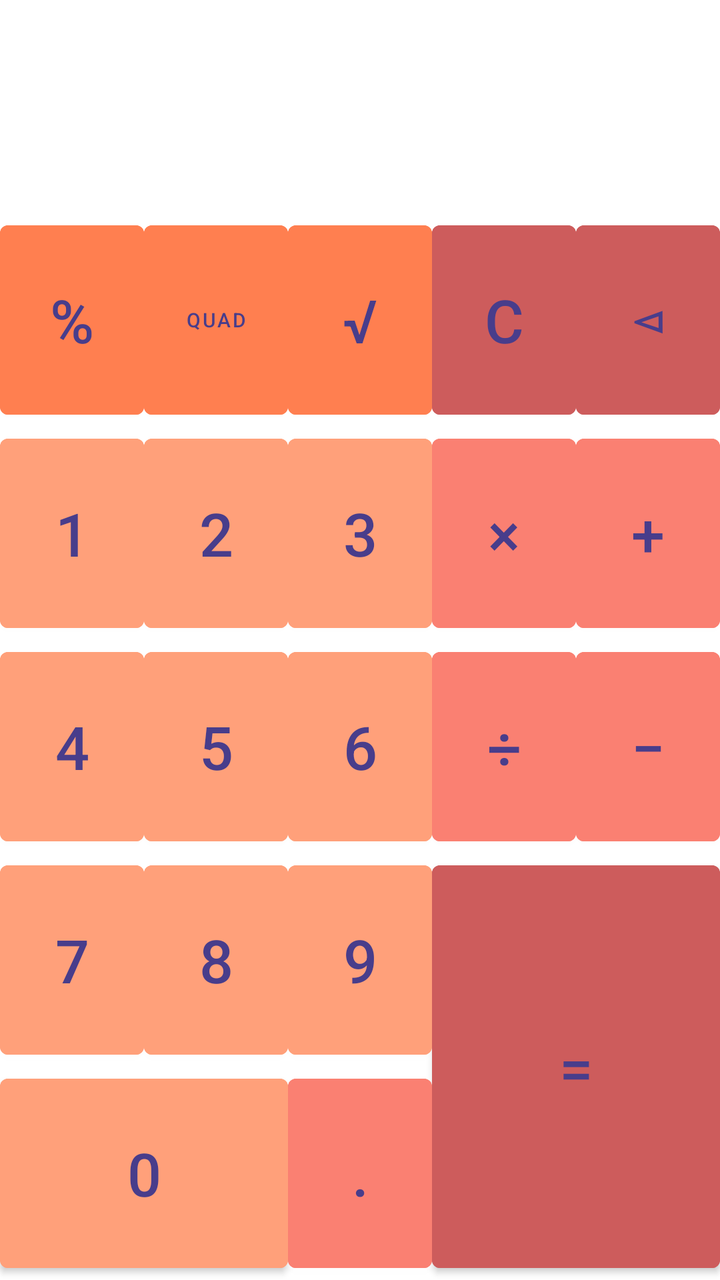
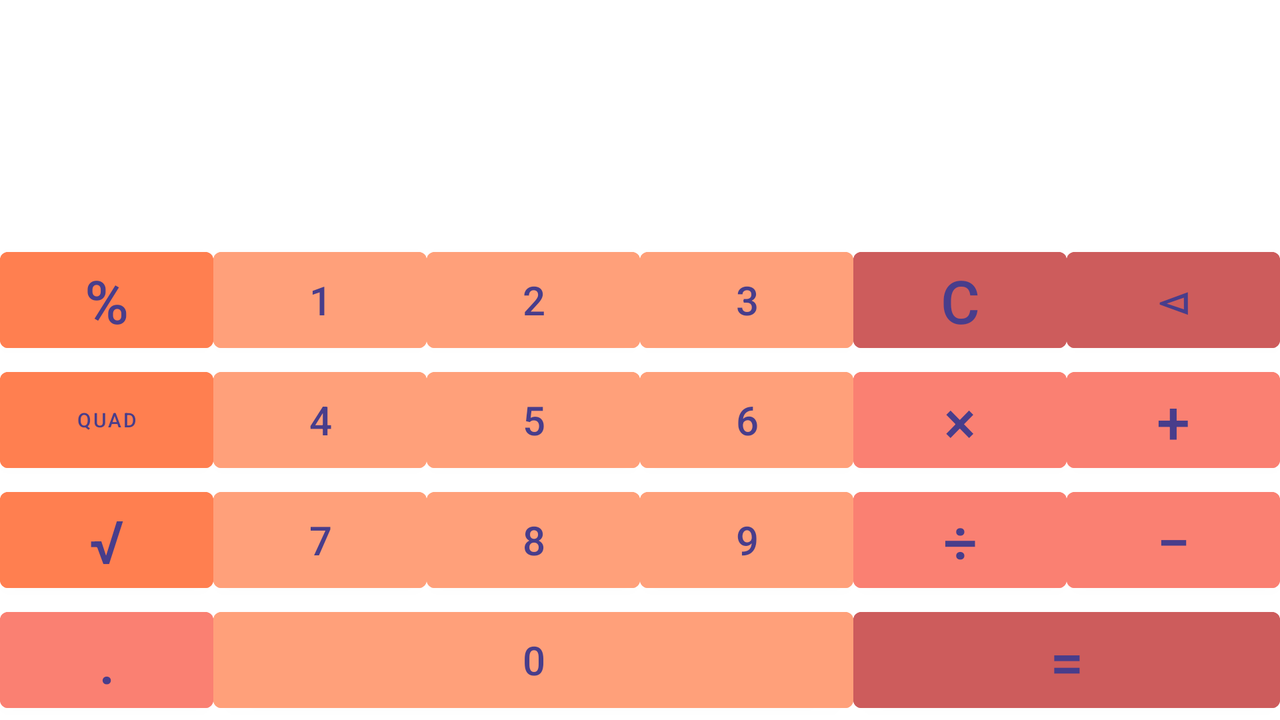

First picture: res/layout/ on a phone held upright. Second picture: the repository's own variant of that layout, on a device whose configuration matches the variant's folder. Source for both follows.
<!-- AndroidManifest.xml: application theme Theme.HW2 -->
<!-- res/layout/calculator.xml -->
<?xml version="1.0" encoding="utf-8"?>
<androidx.constraintlayout.widget.ConstraintLayout xmlns:android="http://schemas.android.com/apk/res/android"
    android:layout_width="match_parent"
    android:layout_height="match_parent"
    android:id="@+id/calculator"
    xmlns:app="http://schemas.android.com/apk/res-auto"
    xmlns:tools="http://schemas.android.com/tools"
    tools:context=".MainActivity">

    <TextView
        android:id="@+id/calcResult"
        android:textSize="@dimen/text_size"
        android:layout_width="0dp"
        android:layout_height="0dp"
        app:layout_constraintTop_toTopOf="parent"
        app:layout_constraintStart_toStartOf="parent"
        app:layout_constraintEnd_toEndOf="parent"
        app:layout_constraintBottom_toTopOf="@+id/btnPercent"
        app:layout_constraintHorizontal_weight="5"
        app:layout_constraintVertical_weight="1"/>

    <com.google.android.material.button.MaterialButton
        android:id="@+id/btnPercent"
        android:text="@string/Percent"
        style="@style/specButtons"
        app:layout_constraintTop_toBottomOf="@+id/calcResult"
        app:layout_constraintStart_toStartOf="parent"
        app:layout_constraintEnd_toStartOf="@+id/btn2"
        app:layout_constraintBottom_toTopOf="@+id/btn1"/>

    <com.google.android.material.button.MaterialButton
        android:id="@+id/btnQuad"
        android:text="@string/Quad"
        style="@style/specButtons"
        android:textSize="@dimen/sp_10"
        app:layout_constraintTop_toBottomOf="@+id/calcResult"
        app:layout_constraintStart_toEndOf="@+id/btnPercent"
        app:layout_constraintEnd_toStartOf="@+id/btnRoot"
        app:layout_constraintBottom_toTopOf="@+id/btn2"/>

    <com.google.android.material.button.MaterialButton
        android:id="@+id/btnRoot"
        android:text="@string/root"
        style="@style/specButtons"
        app:layout_constraintTop_toBottomOf="@+id/calcResult"
        app:layout_constraintStart_toEndOf="@+id/btnQuad"
        app:layout_constraintEnd_toStartOf="@+id/btnC"
        app:layout_constraintBottom_toTopOf="@+id/btn3"/>

    <com.google.android.material.button.MaterialButton
        android:id="@+id/btnC"
        android:text="@string/c"
        style="@style/critButtons"
        app:layout_constraintTop_toBottomOf="@+id/calcResult"
        app:layout_constraintStart_toEndOf="@+id/btnRoot"
        app:layout_constraintEnd_toStartOf="@+id/btnDel"
        app:layout_constraintBottom_toTopOf="@+id/btnX"/>

    <com.google.android.material.button.MaterialButton
        android:id="@+id/btnDel"
        android:text="@string/del"
        style="@style/critButtons"
        app:layout_constraintTop_toBottomOf="@+id/calcResult"
        app:layout_constraintStart_toEndOf="@+id/btnC"
        app:layout_constraintEnd_toEndOf="parent"
        app:layout_constraintBottom_toTopOf="@+id/btnPlus"
        app:layout_constraintHorizontal_weight="1"/>

    <com.google.android.material.button.MaterialButton
        android:id="@+id/btn1"
        android:text="@string/_1"
        android:onClick="btn"
        style="@style/numButtons"
        app:layout_constraintTop_toBottomOf="@+id/btnPercent"
        app:layout_constraintStart_toStartOf="parent"
        app:layout_constraintEnd_toStartOf="@+id/btn2"
        app:layout_constraintBottom_toTopOf="@+id/btn4"/>

    <com.google.android.material.button.MaterialButton
        android:id="@+id/btn2"
        android:text="@string/_2"
        android:onClick="btn"
        style="@style/numButtons"
        app:layout_constraintTop_toBottomOf="@+id/btnQuad"
        app:layout_constraintStart_toEndOf="@id/btn1"
        app:layout_constraintEnd_toStartOf="@+id/btn3"
        app:layout_constraintBottom_toTopOf="@+id/btn5"/>

    <com.google.android.material.button.MaterialButton
        android:id="@+id/btn3"
        android:text="@string/_3"
        style="@style/numButtons"
        app:layout_constraintTop_toBottomOf="@+id/btnRoot"
        app:layout_constraintStart_toEndOf="@id/btn2"
        app:layout_constraintEnd_toStartOf="@+id/btnX"
        app:layout_constraintBottom_toTopOf="@+id/btn6"/>

    <com.google.android.material.button.MaterialButton
        android:id="@+id/btnX"
        android:text="@string/x"
        style="@style/moveButtons"
        app:layout_constraintTop_toBottomOf="@+id/btnC"
        app:layout_constraintStart_toEndOf="@id/btn3"
        app:layout_constraintEnd_toStartOf="@+id/btnPlus"
        app:layout_constraintBottom_toTopOf="@+id/btnDep"/>

    <com.google.android.material.button.MaterialButton
        android:id="@+id/btnPlus"
        android:text="@string/Plus"
        style="@style/moveButtons"
        app:layout_constraintTop_toBottomOf="@+id/btnDel"
        app:layout_constraintStart_toEndOf="@id/btnX"
        app:layout_constraintEnd_toEndOf="parent"
        app:layout_constraintBottom_toTopOf="@+id/btnMinus"/>

    <com.google.android.material.button.MaterialButton
        android:id="@+id/btn4"
        android:text="@string/_4"
        style="@style/numButtons"
        app:layout_constraintTop_toBottomOf="@+id/btn1"
        app:layout_constraintStart_toStartOf="parent"
        app:layout_constraintEnd_toStartOf="@+id/btn5"
        app:layout_constraintBottom_toTopOf="@+id/btn7"/>

    <com.google.android.material.button.MaterialButton
        android:id="@+id/btn5"
        android:text="@string/_5"
        style="@style/numButtons"
        app:layout_constraintTop_toBottomOf="@+id/btn2"
        app:layout_constraintStart_toEndOf="@id/btn4"
        app:layout_constraintEnd_toStartOf="@+id/btn6"
        app:layout_constraintBottom_toTopOf="@+id/btn8"/>

    <com.google.android.material.button.MaterialButton
        android:id="@+id/btn6"
        android:text="@string/_6"
        style="@style/numButtons"
        app:layout_constraintTop_toBottomOf="@+id/btn3"
        app:layout_constraintStart_toEndOf="@id/btn5"
        app:layout_constraintEnd_toStartOf="@+id/btnDep"
        app:layout_constraintBottom_toTopOf="@+id/btn9"/>

    <com.google.android.material.button.MaterialButton
        android:id="@+id/btnDep"
        android:text="@string/Dep"
        style="@style/moveButtons"
        app:layout_constraintTop_toBottomOf="@+id/btnX"
        app:layout_constraintStart_toEndOf="@id/btn6"
        app:layout_constraintEnd_toStartOf="@+id/btnMinus"
        app:layout_constraintBottom_toTopOf="@+id/btnEqual"/>

    <com.google.android.material.button.MaterialButton
        android:id="@+id/btnMinus"
        android:text="@string/Minus"
        style="@style/moveButtons"
        app:layout_constraintTop_toBottomOf="@+id/btnPlus"
        app:layout_constraintStart_toEndOf="@id/btnDep"
        app:layout_constraintEnd_toEndOf="parent"
        app:layout_constraintBottom_toTopOf="@+id/btnEqual"/>

    <com.google.android.material.button.MaterialButton
        android:id="@+id/btn7"
        android:text="@string/_7"
        style="@style/numButtons"
        app:layout_constraintTop_toBottomOf="@+id/btn4"
        app:layout_constraintStart_toStartOf="parent"
        app:layout_constraintEnd_toStartOf="@+id/btn8"
        app:layout_constraintBottom_toTopOf="@+id/btn0"/>

    <com.google.android.material.button.MaterialButton
        android:id="@+id/btn8"
        android:text="@string/_8"
        style="@style/numButtons"
        app:layout_constraintTop_toBottomOf="@+id/btn5"
        app:layout_constraintStart_toEndOf="@id/btn7"
        app:layout_constraintEnd_toStartOf="@+id/btn9"
        app:layout_constraintBottom_toTopOf="@+id/btn0"/>

    <com.google.android.material.button.MaterialButton
        android:id="@+id/btn9"
        android:text="@string/_9"
        style="@style/numButtons"
        app:layout_constraintTop_toBottomOf="@+id/btn6"
        app:layout_constraintStart_toEndOf="@id/btn8"
        app:layout_constraintEnd_toStartOf="@+id/btnEqual"
        app:layout_constraintBottom_toTopOf="@+id/btnDot"/>

    <com.google.android.material.button.MaterialButton
        android:id="@+id/btnEqual"
        android:text="@string/Equal"
        style="@style/critButtons"
        app:layout_constraintTop_toBottomOf="@+id/btnMinus"
        app:layout_constraintStart_toEndOf="@id/btn9"
        app:layout_constraintEnd_toEndOf="parent"
        app:layout_constraintBottom_toBottomOf="parent"
        app:layout_constraintHorizontal_weight="2"
        app:layout_constraintVertical_weight="2"/>

    <com.google.android.material.button.MaterialButton
        android:id="@+id/btn0"
        android:text="@string/_0"
        style="@style/numButtons"
        app:layout_constraintTop_toBottomOf="@+id/btn7"
        app:layout_constraintStart_toStartOf="parent"
        app:layout_constraintEnd_toStartOf="@+id/btnDot"
        app:layout_constraintBottom_toBottomOf="parent"
        app:layout_constraintHorizontal_weight="2"/>

    <com.google.android.material.button.MaterialButton
        android:id="@+id/btnDot"
        android:text="@string/Dot"
        style="@style/moveButtons"
        app:layout_constraintTop_toBottomOf="@+id/btn9"
        app:layout_constraintStart_toEndOf="@id/btn0"
        app:layout_constraintEnd_toStartOf="@+id/btnEqual"
        app:layout_constraintBottom_toBottomOf="parent"/>


</androidx.constraintlayout.widget.ConstraintLayout>
<!-- resources referenced by this layout -->
<resources>
  <dimen name="sp_10">10sp</dimen>
  <dimen name="text_size">80sp</dimen>
  <string name="Dep">÷</string>
  <string name="Dot">.</string>
  <string name="Equal">=</string>
  <string name="Minus">−</string>
  <string name="Percent">%</string>
  <string name="Plus">+</string>
  <string name="Quad">Quad</string>
  <string name="_0">0</string>
  <string name="_1">1</string>
  <string name="_2">2</string>
  <string name="_3">3</string>
  <string name="_4">4</string>
  <string name="_5">5</string>
  <string name="_6">6</string>
  <string name="_7">7</string>
  <string name="_8">8</string>
  <string name="_9">9</string>
  <string name="c">C</string>
  <string name="del">⊲</string>
  <string name="root">√</string>
  <string name="x">×</string>
  <style name="critButtons">
          <item name="android:textSize">@dimen/sp_30</item>
          <item name="android:layout_width">@dimen/zero_dp</item>
          <item name="android:layout_height">@dimen/zero_dp</item>
          <item name="android:backgroundTint">@color/soft_crit</item>
          <item name="android:onClick">btn</item>
          <item name="layout_constraintHorizontal_weight">1</item>
          <item name="layout_constraintVertical_weight">1</item>
          <item name="android:textColor">@color/soft_text</item>
      </style>
  <style name="moveButtons">
          <item name="android:textSize">@dimen/sp_30</item>
          <item name="android:layout_width">@dimen/zero_dp</item>
          <item name="android:layout_height">@dimen/zero_dp</item>
          <item name="android:backgroundTint">@color/soft_move</item>
          <item name="android:onClick">btn</item>
          <item name="layout_constraintHorizontal_weight">1</item>
          <item name="layout_constraintVertical_weight">1</item>
          <item name="android:textColor">@color/soft_text</item>
      </style>
  <style name="numButtons">
          <item name="android:textSize">@dimen/sp_30</item>
          <item name="android:layout_width">@dimen/zero_dp</item>
          <item name="android:layout_height">@dimen/zero_dp</item>
          <item name="android:backgroundTint">@color/soft_nums</item>
          <item name="android:onClick">btn</item>
          <item name="layout_constraintHorizontal_weight">1</item>
          <item name="layout_constraintVertical_weight">1</item>
          <item name="android:textColor">@color/soft_text</item>
      </style>
  <style name="specButtons">
          <item name="android:textSize">@dimen/sp_30</item>
          <item name="android:layout_width">@dimen/zero_dp</item>
          <item name="android:layout_height">@dimen/zero_dp</item>
          <item name="android:backgroundTint">@color/soft_spec</item>
          <item name="android:onClick">btn</item>
          <item name="layout_constraintHorizontal_weight">1</item>
          <item name="layout_constraintVertical_weight">1</item>
          <item name="android:textColor">@color/soft_text</item>
      </style>
  <dimen name="sp_30">30sp</dimen>
  <dimen name="zero_dp">0dp</dimen>
  <color name="soft_crit">#CD5C5C</color>
  <color name="soft_text">#483D8B</color>
  <color name="soft_move">#FA8072</color>
  <color name="soft_nums">#FFA07A</color>
  <color name="soft_spec">#FF7F50</color>
  <style name="Theme.MaterialComponents.DayNight.NoActionBar.FullScreen" parent="Theme.MaterialComponents.DayNight.NoActionBar">
          <item name="android:windowNoTitle">true</item>
          <item name="android:windowActionBar">false</item>
          <item name="android:windowFullscreen">true</item>
          <item name="android:windowContentOverlay">@null</item>
      </style>
  <color name="teal_200">#FF03DAC5</color>
  <color name="teal_700">#FF018786</color>
  <color name="black">#FF000000</color>
  <!-- some entries are left out for length -->
</resources>
<!-- res/layout-land/calculator.xml (the repository's variant of the layout above) -->
<!-- drawn on the phone turned sideways -->
<?xml version="1.0" encoding="utf-8"?>
<androidx.constraintlayout.widget.ConstraintLayout xmlns:android="http://schemas.android.com/apk/res/android"
    android:layout_width="match_parent"
    android:layout_height="match_parent"
    android:id="@+id/calculator"
    xmlns:app="http://schemas.android.com/apk/res-auto"
    xmlns:tools="http://schemas.android.com/tools"
    tools:context=".MainActivity">

    <TextView
        android:id="@+id/calcResult"
        android:textSize="@dimen/text_size"
        android:layout_width="0dp"
        android:layout_height="0dp"
        app:layout_constraintTop_toTopOf="parent"
        app:layout_constraintStart_toStartOf="parent"
        app:layout_constraintEnd_toEndOf="parent"
        app:layout_constraintBottom_toTopOf="@+id/btnPercent"
        app:layout_constraintHorizontal_weight="5"
        app:layout_constraintVertical_weight="2"/>

    <com.google.android.material.button.MaterialButton
        android:id="@+id/btnPercent"
        android:text="@string/Percent"
        style="@style/specButtons"
        app:layout_constraintTop_toBottomOf="@+id/calcResult"
        app:layout_constraintStart_toStartOf="parent"
        app:layout_constraintEnd_toStartOf="@+id/btn1"
        app:layout_constraintBottom_toTopOf="@+id/btnQuad"/>

    <com.google.android.material.button.MaterialButton
        android:id="@+id/btnQuad"
        android:text="@string/Quad"
        style="@style/specButtons"
        android:textSize="@dimen/sp_10"
        app:layout_constraintTop_toBottomOf="@+id/btnPercent"
        app:layout_constraintStart_toStartOf="parent"
        app:layout_constraintEnd_toStartOf="@+id/btn4"
        app:layout_constraintBottom_toTopOf="@+id/btnRoot"
        tools:ignore="SmallSp" />

    <com.google.android.material.button.MaterialButton
        android:id="@+id/btnRoot"
        android:text="@string/root"
        style="@style/specButtons"
        app:layout_constraintTop_toBottomOf="@+id/btnQuad"
        app:layout_constraintStart_toStartOf="parent"
        app:layout_constraintEnd_toStartOf="@+id/btn7"
        app:layout_constraintBottom_toTopOf="@+id/btnDot"/>

    <com.google.android.material.button.MaterialButton
        android:id="@+id/btnC"
        android:text="@string/c"
        style="@style/critButtons"
        app:layout_constraintTop_toBottomOf="@+id/calcResult"
        app:layout_constraintStart_toEndOf="@+id/btn3"
        app:layout_constraintEnd_toStartOf="@+id/btnDel"
        app:layout_constraintBottom_toTopOf="@+id/btnX"/>

    <com.google.android.material.button.MaterialButton
        android:id="@+id/btnDel"
        android:text="@string/del"
        style="@style/critButtons"
        app:layout_constraintTop_toBottomOf="@+id/calcResult"
        app:layout_constraintStart_toEndOf="@+id/btnC"
        app:layout_constraintEnd_toEndOf="parent"
        app:layout_constraintBottom_toTopOf="@+id/btnPlus" />

    <com.google.android.material.button.MaterialButton
        android:id="@+id/btn1"
        android:text="@string/_1"
        android:onClick="btn"
        style="@style/numButtons"
        app:layout_constraintTop_toBottomOf="@+id/calcResult"
        app:layout_constraintStart_toEndOf="@id/btnPercent"
        app:layout_constraintEnd_toStartOf="@+id/btn2"
        app:layout_constraintBottom_toTopOf="@+id/btn4"/>

    <com.google.android.material.button.MaterialButton
        android:id="@+id/btn2"
        android:text="@string/_2"
        android:onClick="btn"
        style="@style/numButtons"
        app:layout_constraintTop_toBottomOf="@+id/calcResult"
        app:layout_constraintStart_toEndOf="@id/btn1"
        app:layout_constraintEnd_toStartOf="@+id/btn3"
        app:layout_constraintBottom_toTopOf="@+id/btn5"/>

    <com.google.android.material.button.MaterialButton
        android:id="@+id/btn3"
        android:text="@string/_3"
        style="@style/numButtons"
        app:layout_constraintTop_toBottomOf="@+id/calcResult"
        app:layout_constraintStart_toEndOf="@id/btn2"
        app:layout_constraintEnd_toStartOf="@+id/btnC"
        app:layout_constraintBottom_toTopOf="@+id/btn6"/>

    <com.google.android.material.button.MaterialButton
        android:id="@+id/btnX"
        android:text="@string/x"
        style="@style/moveButtons"
        app:layout_constraintTop_toBottomOf="@+id/btnC"
        app:layout_constraintStart_toEndOf="@id/btn6"
        app:layout_constraintEnd_toStartOf="@+id/btnPlus"
        app:layout_constraintBottom_toTopOf="@+id/btnDep"/>

    <com.google.android.material.button.MaterialButton
        android:id="@+id/btnPlus"
        android:text="@string/Plus"
        style="@style/moveButtons"
        app:layout_constraintTop_toBottomOf="@+id/btnDel"
        app:layout_constraintStart_toEndOf="@id/btnX"
        app:layout_constraintEnd_toEndOf="parent"
        app:layout_constraintBottom_toTopOf="@+id/btnMinus"/>

    <com.google.android.material.button.MaterialButton
        android:id="@+id/btn4"
        android:text="@string/_4"
        style="@style/numButtons"
        app:layout_constraintTop_toBottomOf="@+id/btn1"
        app:layout_constraintStart_toEndOf="@id/btnQuad"
        app:layout_constraintEnd_toStartOf="@+id/btn5"
        app:layout_constraintBottom_toTopOf="@+id/btn7"/>

    <com.google.android.material.button.MaterialButton
        android:id="@+id/btn5"
        android:text="@string/_5"
        style="@style/numButtons"
        app:layout_constraintTop_toBottomOf="@+id/btn2"
        app:layout_constraintStart_toEndOf="@id/btn4"
        app:layout_constraintEnd_toStartOf="@+id/btn6"
        app:layout_constraintBottom_toTopOf="@+id/btn8"/>

    <com.google.android.material.button.MaterialButton
        android:id="@+id/btn6"
        android:text="@string/_6"
        style="@style/numButtons"
        app:layout_constraintTop_toBottomOf="@+id/btn3"
        app:layout_constraintStart_toEndOf="@id/btn5"
        app:layout_constraintEnd_toStartOf="@+id/btnX"
        app:layout_constraintBottom_toTopOf="@+id/btn9"/>

    <com.google.android.material.button.MaterialButton
        android:id="@+id/btnDep"
        android:text="@string/Dep"
        style="@style/moveButtons"
        app:layout_constraintTop_toBottomOf="@+id/btnX"
        app:layout_constraintStart_toEndOf="@id/btn9"
        app:layout_constraintEnd_toStartOf="@+id/btnMinus"
        app:layout_constraintBottom_toTopOf="@+id/btnEqual"/>

    <com.google.android.material.button.MaterialButton
        android:id="@+id/btnMinus"
        android:text="@string/Minus"
        style="@style/moveButtons"
        app:layout_constraintTop_toBottomOf="@+id/btnPlus"
        app:layout_constraintStart_toEndOf="@id/btnDep"
        app:layout_constraintEnd_toEndOf="parent"
        app:layout_constraintBottom_toTopOf="@+id/btnEqual"/>

    <com.google.android.material.button.MaterialButton
        android:id="@+id/btn7"
        android:text="@string/_7"
        style="@style/numButtons"
        app:layout_constraintTop_toBottomOf="@+id/btn4"
        app:layout_constraintStart_toEndOf="@id/btnRoot"
        app:layout_constraintEnd_toStartOf="@+id/btn8"
        app:layout_constraintBottom_toTopOf="@+id/btn0"/>

    <com.google.android.material.button.MaterialButton
        android:id="@+id/btn8"
        android:text="@string/_8"
        style="@style/numButtons"
        app:layout_constraintTop_toBottomOf="@+id/btn5"
        app:layout_constraintStart_toEndOf="@id/btn7"
        app:layout_constraintEnd_toStartOf="@+id/btn9"
        app:layout_constraintBottom_toTopOf="@+id/btn0"/>

    <com.google.android.material.button.MaterialButton
        android:id="@+id/btn9"
        android:text="@string/_9"
        style="@style/numButtons"
        app:layout_constraintTop_toBottomOf="@+id/btn6"
        app:layout_constraintStart_toEndOf="@id/btn8"
        app:layout_constraintEnd_toStartOf="@+id/btnEqual"
        app:layout_constraintBottom_toTopOf="@+id/btn0"/>

    <com.google.android.material.button.MaterialButton
        android:id="@+id/btnEqual"
        android:text="@string/Equal"
        style="@style/critButtons"
        app:layout_constraintTop_toBottomOf="@+id/btnMinus"
        app:layout_constraintStart_toEndOf="@id/btn0"
        app:layout_constraintEnd_toEndOf="parent"
        app:layout_constraintBottom_toBottomOf="parent"
        app:layout_constraintHorizontal_weight="2"/>

    <com.google.android.material.button.MaterialButton
        android:id="@+id/btn0"
        android:text="@string/_0"
        style="@style/numButtons"
        app:layout_constraintTop_toBottomOf="@+id/btn7"
        app:layout_constraintStart_toEndOf="@id/btnDot"
        app:layout_constraintEnd_toStartOf="@+id/btnEqual"
        app:layout_constraintBottom_toBottomOf="parent"
        app:layout_constraintHorizontal_weight="3"/>

    <com.google.android.material.button.MaterialButton
        android:id="@+id/btnDot"
        android:text="@string/Dot"
        style="@style/moveButtons"
        app:layout_constraintTop_toBottomOf="@+id/btnRoot"
        app:layout_constraintStart_toStartOf="parent"
        app:layout_constraintEnd_toStartOf="@+id/btn0"
        app:layout_constraintBottom_toBottomOf="parent"/>


</androidx.constraintlayout.widget.ConstraintLayout>
<!-- resources referenced by the variant -->
<!-- as the phone turned sideways resolves them -->
<resources>
  <dimen name="sp_10">10sp</dimen>
  <dimen name="text_size">80sp</dimen>
  <string name="Dep">÷</string>
  <string name="Dot">.</string>
  <string name="Equal">=</string>
  <string name="Minus">−</string>
  <string name="Percent">%</string>
  <string name="Plus">+</string>
  <string name="Quad">Quad</string>
  <string name="_0">0</string>
  <string name="_1">1</string>
  <string name="_2">2</string>
  <string name="_3">3</string>
  <string name="_4">4</string>
  <string name="_5">5</string>
  <string name="_6">6</string>
  <string name="_7">7</string>
  <string name="_8">8</string>
  <string name="_9">9</string>
  <string name="c">C</string>
  <string name="del">⊲</string>
  <string name="root">√</string>
  <string name="x">×</string>
  <!-- from res/values-land/ -->
  <style name="critButtons">
          <item name="android:textSize">@dimen/sp_30</item>
          <item name="android:layout_width">@dimen/zero_dp</item>
          <item name="android:layout_height">@dimen/zero_dp</item>
          <item name="android:backgroundTint">@color/soft_crit</item>
          <item name="android:onClick">btn</item>
          <item name="layout_constraintHorizontal_weight">1</item>
          <item name="layout_constraintVertical_weight">1</item>
          <item name="android:textColor">@color/soft_text</item>
      </style>
  <!-- from res/values-land/ -->
  <style name="moveButtons">
          <item name="android:textSize">@dimen/sp_30</item>
          <item name="android:layout_width">@dimen/zero_dp</item>
          <item name="android:layout_height">@dimen/zero_dp</item>
          <item name="android:backgroundTint">@color/soft_move</item>
          <item name="android:onClick">btn</item>
          <item name="layout_constraintHorizontal_weight">1</item>
          <item name="layout_constraintVertical_weight">1</item>
          <item name="android:textColor">@color/soft_text</item>
      </style>
  <!-- from res/values-land/ -->
  <style name="numButtons">
          <item name="android:textSize">@dimen/sp_20</item>
          <item name="android:layout_width">@dimen/zero_dp</item>
          <item name="android:layout_height">@dimen/zero_dp</item>
          <item name="android:backgroundTint">@color/soft_nums</item>
          <item name="android:onClick">btn</item>
          <item name="layout_constraintHorizontal_weight">1</item>
          <item name="layout_constraintVertical_weight">1</item>
          <item name="android:textColor">@color/soft_text</item>
      </style>
  <!-- from res/values-land/ -->
  <style name="specButtons">
          <item name="android:textSize">@dimen/sp_30</item>
          <item name="android:layout_width">@dimen/zero_dp</item>
          <item name="android:layout_height">@dimen/zero_dp</item>
          <item name="android:backgroundTint">@color/soft_spec</item>
          <item name="android:onClick">btn</item>
          <item name="layout_constraintHorizontal_weight">1</item>
          <item name="layout_constraintVertical_weight">1</item>
          <item name="android:textColor">@color/soft_text</item>
      </style>
  <dimen name="sp_30">30sp</dimen>
  <dimen name="zero_dp">0dp</dimen>
  <color name="soft_crit">#CD5C5C</color>
  <color name="soft_text">#483D8B</color>
  <color name="soft_move">#FA8072</color>
  <dimen name="sp_20">20sp</dimen>
  <color name="soft_nums">#FFA07A</color>
  <color name="soft_spec">#FF7F50</color>
  <!-- from res/values-land/ -->
  <style name="Theme.MaterialComponents.DayNight.NoActionBar.FullScreen" parent="Theme.MaterialComponents.DayNight.NoActionBar">
          <item name="android:windowNoTitle">true</item>
          <item name="android:windowActionBar">false</item>
          <item name="android:windowFullscreen">true</item>
          <item name="android:windowContentOverlay">@null</item>
      </style>
  <color name="teal_200">#FF03DAC5</color>
  <color name="teal_700">#FF018786</color>
  <color name="black">#FF000000</color>
  <!-- some entries are left out for length -->
</resources>
